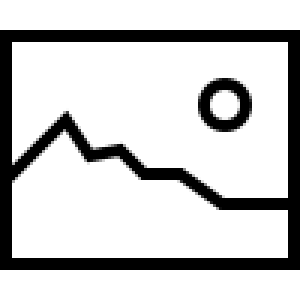
#> input picture img.png, 100 x 100 px (shown 3 times larger); its folder holds only this picture in this run
$ python -i main.py   (imports and definitions only)   (older library calls are emulated)
#> lines starting #> are read from the running program, lines starting #| are printed output that depends on the picture
import tkinter
from tkinter import messagebox
from PIL import ImageTk, Image, ImageDraw, ImageFont, ImageFilter
from tkinter.filedialog import askopenfilename, asksaveasfilename
from tkinter.simpledialog import askstring

FONT_NAME = "Courier"
SOURCE_DIRECTORY = "C:/Users/admin/OneDrive/Pictures/Screenshots"
TARGET_DIRECTORY = "C:/Users/admin/OneDrive/Pictures/Watermarked"

# [1 line not run here, left out]


def show_frame(frame):
    frame.tkraise()


def add_file():
    global original_image_size, image
    photo_name = askopenfilename(initialdir=SOURCE_DIRECTORY, title="Select A File",
                                 filetypes=(("png files", "*.png"), ("all files", "*.*")))
    image = Image.open(photo_name)
    original_image_size = image.size
    resized_image = image.resize((300, 205), Image.ANTIALIAS)
    new_image = ImageTk.PhotoImage(resized_image)
    label.configure(image=new_image)
    label.image = new_image


def save_new_image():
    global image
    photo_name = asksaveasfilename(initialdir=TARGET_DIRECTORY, title="Select A File",
                                   filetypes=(("png files", "*.png"), ("all files", "*.*")))
    name = photo_name + ".png"
    image.save(name)
    messagebox.showinfo("Success!", "Your file was saved successfully.")
    show_frame(start_frame)


def add_image_wm():
    global image, original_image_size
    photo_name = askopenfilename(initialdir=SOURCE_DIRECTORY, title="Select A File",
                                 filetypes=(("png files", "*.png"), ("all files", "*.*")))
#> the answer given: img.png
    watermark = Image.open(photo_name)
#> watermark is the input picture: PIL image 100x100 RGBA; mean R, G, B, A 0, 0, 0, 51
    mask_im = Image.new("L", watermark.size, 0)
#> mask_im: PIL image 100x100 L; every value is 0
    draw = ImageDraw.Draw(mask_im)
    draw.rectangle((10, 10, watermark.size[0] - 10, watermark.size[1] - 10), fill=255)
    mask_img_blur = mask_im.filter(ImageFilter.GaussianBlur(10))
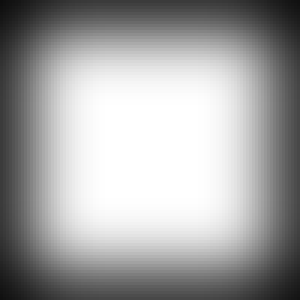
#> mask_img_blur: PIL image 100x100 L (shown 3 times larger); min 13, max 255, mean 162.5
#> (the run stopped early here; a loop or call above may not have finished)
